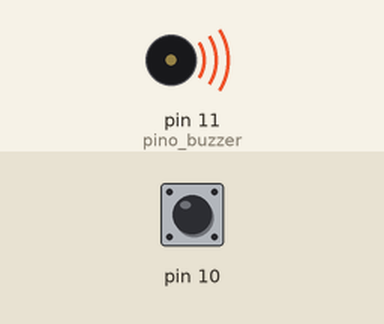
Simulated run of this sketch. Board: Arduino Uno, built with avr-gcc and run on an emulated ATmega328P. On the bench: buzzer (waves = sounding). The inputs (shaded band) are chosen by the test bench; at power-on: pin 10 HIGH.

Above: at 0.1 s.
Timing chart, 0 to 1.6 s (numbered marks = the images above):
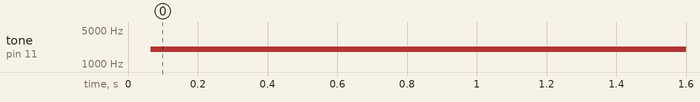

Measured:
- by itself, tone on pin 11 (pino_buzzer): silent → 2017 Hz at 0.06 s

The sketch:

Programa_07.ino
```cpp
// MINICURSO DE ARDUINO
// DIA 2
// 10º PROGRAMA

#define pino_buzzer 11

float seno;
int frequencia, tempo;

void setup()
{
	pinMode(10, INPUT_PULLUP);
	pinMode(pino_buzzer, OUTPUT);
}

void loop()
{
	if(digitalRead(10) != 0)
		tempo = 000;
	else
		tempo = 200;

	senoide(tempo);
}

void senoide(int t)
{
	for(int i = 0; i < 180; i++)
	{
		seno = sin(i*3.1415 / 180);
		frequencia = 2000 + int(seno * 1000);
		tone(pino_buzzer, frequencia);
		delayMicroseconds(t);
	}
}
```
